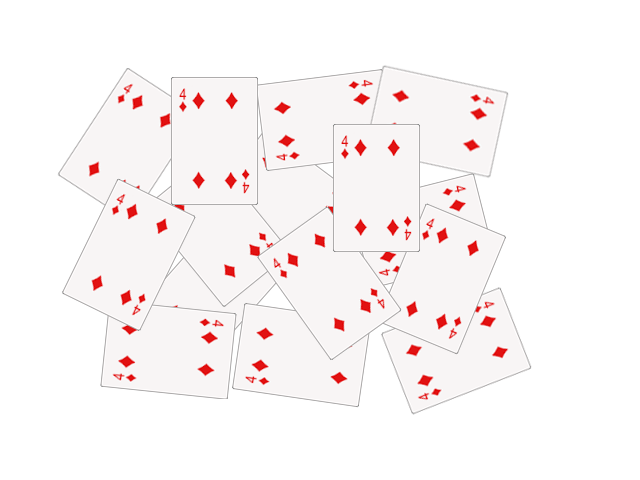
#> input picture cards.png, 640 x 480 px
$ python watershed.py
#> lines starting #> are read from the running program, lines starting #| are printed output that depends on the picture; after the words box and inside, x2 and y2 are one past the last pixel; in counts of white or black regions, pixels touching at a corner belong together
# from __future__ import print_function
import cv2 as cv
import numpy as np
import argparse
import random as rng

rng.seed(12345)

## [load_image]
# Load the image
# parser = argparse.ArgumentParser(description='Code for Image Segmentation with Distance Transform and Watershed Algorithm.\
#     Sample code showing how to segment overlapping objects using Laplacian filtering, \
#     in addition to Watershed and Distance Transformation')
# parser.add_argument('--input', help='Path to input image.', default='cards.png')
# args = parser.parse_args()

args = "cards.png"

src = cv.imread(cv.samples.findFile(args))
#> src is the input picture: shape (480, 640, 3); mean B, G, R 245.8, 245.8, 250.7
if src is None:
    print('Could not open or find the image:', args)
    exit(0)
src

# Show source image
cv.imshow('Source Image', src)
cv.waitKey(0)
## [load_image]

## [black_bg]
# Change the background from white to black, since that will help later to extract
# better results during the use of Distance Transform
src[np.all(src == 255, axis=2)] = 0

# Show output image
cv.imshow('Black Background Image', src)
## [black_bg]

## [sharp]
# Create a kernel that we will use to sharpen our image
# an approximation of second derivative, a quite strong kernel
kernel = np.array([[1, 1, 1], [1, -8, 1], [1, 1, 1]], dtype=np.float32)

# do the laplacian filtering as it is
# well, we need to convert everything in something more deeper then CV_8U
# because the kernel has some negative values,
# and we can expect in general to have a Laplacian image with negative values
# BUT a 8bits unsigned int (the one we are working with) can contain values from 0 to 255
# so the possible negative number will be truncated
imgLaplacian = cv.filter2D(src, cv.CV_32F, kernel)
sharp = np.float32(src)
imgResult = sharp - imgLaplacian
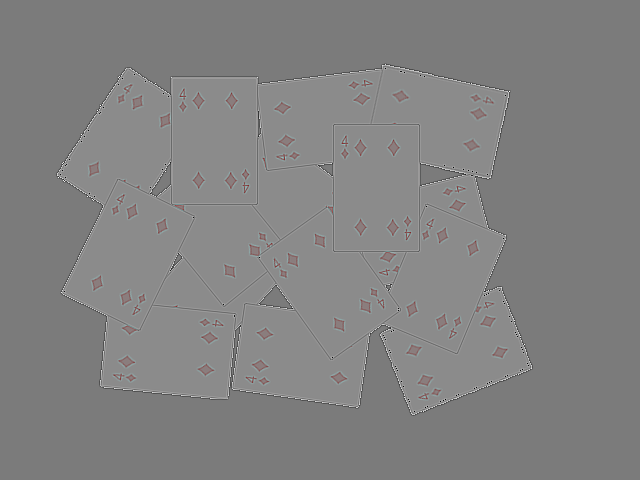
#> imgResult: shape (480, 640, 3) float32; mean B, G, R 97.1, 97.1, 102.2; drawn with min black and max white

# convert back to 8bits gray scale
imgResult = np.clip(imgResult, 0, 255)
imgResult = imgResult.astype('uint8')
imgLaplacian = np.clip(imgLaplacian, 0, 255)
imgLaplacian = np.uint8(imgLaplacian)

#cv.imshow('Laplace Filtered Image', imgLaplacian)
cv.imshow('New Sharped Image', imgResult)
## [sharp]

## [bin]
# Create binary image from source image
bw = cv.cvtColor(imgResult, cv.COLOR_BGR2GRAY)
_, bw = cv.threshold(bw, 40, 255, cv.THRESH_BINARY | cv.THRESH_OTSU)
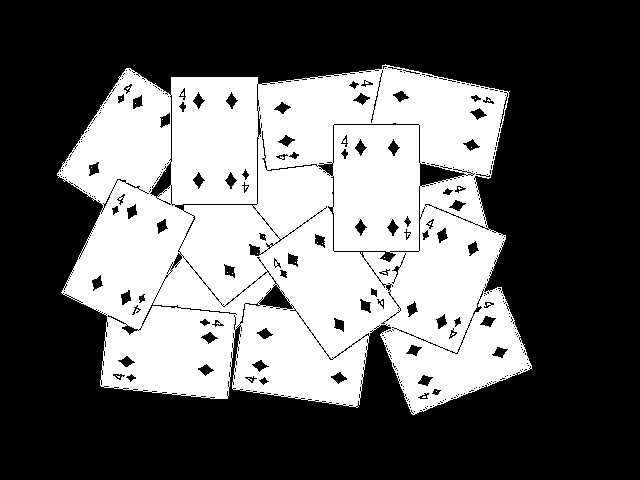
#> bw: shape (480, 640); 38.9% white; 21 white regions (20 under 20 px), largest, box (x1, y1, x2, y2) and area: (57, 64, 532, 415) 119585
cv.imshow('Binary Image', bw)
## [bin]

## [dist]
# Perform the distance transform algorithm
dist = cv.distanceTransform(bw, cv.DIST_L2, 3)

# Normalize the distance image for range = {0.0, 1.0}
# so we can visualize and threshold it
cv.normalize(dist, dist, 0, 1.0, cv.NORM_MINMAX)
cv.imshow('Distance Transform Image', dist)
## [dist]

## [peaks]
# Threshold to obtain the peaks
# This will be the markers for the foreground objects
_, dist = cv.threshold(dist, 0.4, 1.0, cv.THRESH_BINARY)
#> dist: shape (480, 640) float32; values 0 (black) and 1 (white), 7.1% white; 15 white regions (1 under 20 px), largest, box (x1, y1, x2, y2) and area: (94, 228, 165, 280) 2212, (348, 159, 405, 216) 2187, (187, 112, 243, 169) 2180

# Dilate a bit the dist image
kernel1 = np.ones((3,3), dtype=np.uint8)
dist = cv.dilate(dist, kernel1)
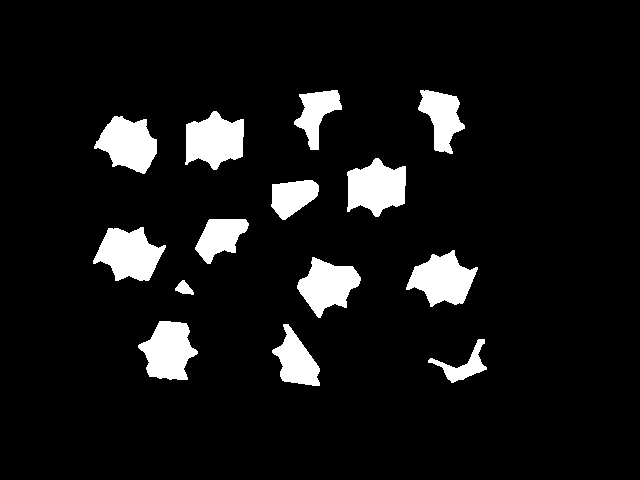
#> dist: shape (480, 640) float32; values 0 (black) and 1 (white), 8.2% white; 14 white regions, largest, box (x1, y1, x2, y2) and area: (93, 227, 166, 281) 2498, (347, 158, 406, 217) 2451, (185, 111, 244, 170) 2443
cv.imshow('Peaks', dist)
## [peaks]

## [seeds]
# Create the CV_8U version of the distance image
# It is needed for findContours()
dist_8u = dist.astype('uint8')
#> dist_8u: shape (480, 640); values 0 (black) and 1 (white), 8.2% white; 14 white regions

# Find total markers
contours, _ = cv.findContours(dist_8u, cv.RETR_EXTERNAL, cv.CHAIN_APPROX_SIMPLE)
#> contours = 14 contours; largest, box (x1, y1, x2, y2) and area: (93, 227, 166, 281) 2396, (347, 158, 406, 217) 2350, (185, 111, 244, 170) 2342, (406, 250, 478, 307) 2280, (94, 116, 157, 174) 2248

# Create the marker image for the watershed algorithm
markers = np.zeros(dist.shape, dtype=np.int32)

# Draw the foreground markers
for i in range(len(contours)):
    cv.drawContours(markers, contours, i, (i+1), -1)
#> this loop made 14 passes
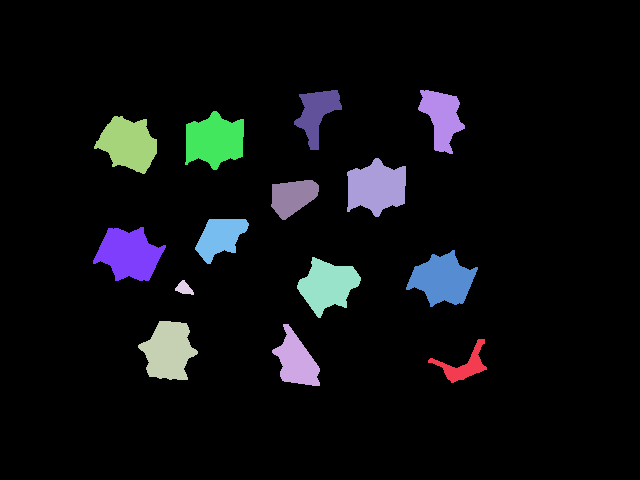
#> markers: shape (480, 640) int32; 15 distinct labels, from 0 to 14; one colour per label, 0 black

# Draw the background marker
cv.circle(markers, (5,5), 3, (255,255,255), -1)
#> markers: shape (480, 640) int32; 16 distinct labels, from 0 to 255
markers_8u = (markers * 10).astype('uint8')
cv.imshow('Markers', markers_8u)
## [seeds]

## [watershed]
# Perform the watershed algorithm
cv.watershed(imgResult, markers)

#mark = np.zeros(markers.shape, dtype=np.uint8)
mark = markers.astype('uint8')
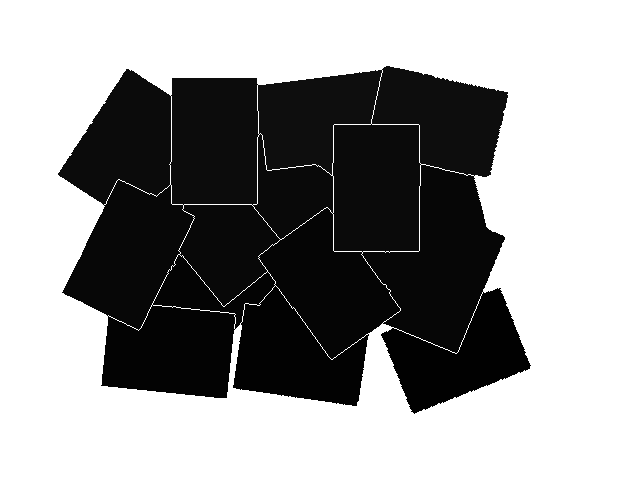
#> mark: shape (480, 640); min 1, max 255, mean 153.8
mark = cv.bitwise_not(mark)
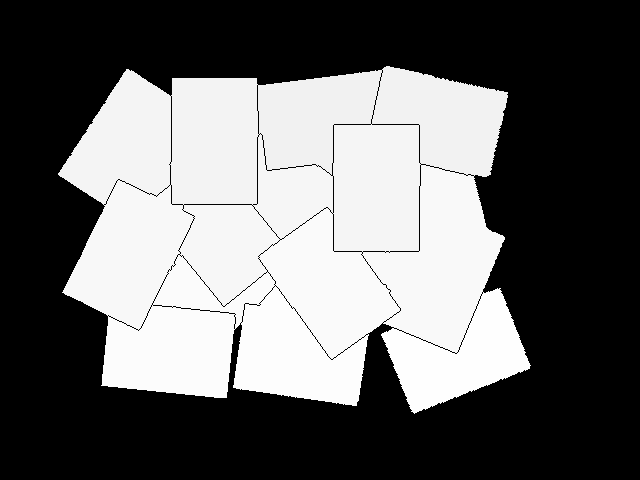
#> mark: shape (480, 640); min 0, max 254, mean 101.2
# uncomment this if you want to see how the mark
# image looks like at that point
#cv.imshow('Markers_v2', mark)

# Generate random colors
colors = []
for contour in contours:
    colors.append((rng.randint(0,256), rng.randint(0,256), rng.randint(0,256)))
#> after the loop, colors = [(213, 5, 152), (188, 99, 138), (223, 82, 191), (63, 221, 133), (89, 95, 181), (46, 211, 85), (75, 105, 39), (97, 174, 164), (12, 234, 173), (13, 212, 1), (3, 83, 91), (146, 50, 212), (54, 93, 192), (119, 168, 20)]

# Create the result image
dst = np.zeros((markers.shape[0], markers.shape[1], 3), dtype=np.uint8)

# Fill labeled objects with random colors
for i in range(markers.shape[0]):
    for j in range(markers.shape[1]):
        index = markers[i,j]
        if index > 0 and index <= len(contours):
            dst[i,j,:] = colors[index-1]
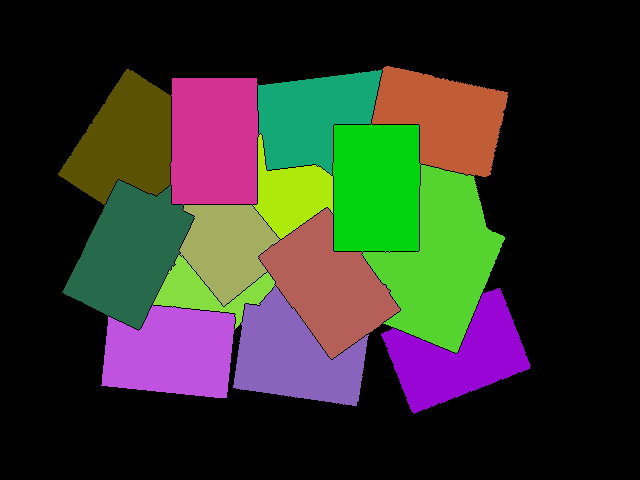
#> dst: shape (480, 640, 3); mean of channels 0, 1, 2 40.2, 50.5, 49.8; drawn as B, G, R

# Visualize the final image
cv.imshow('Final Result', dst)
## [watershed]

cv.waitKey()
